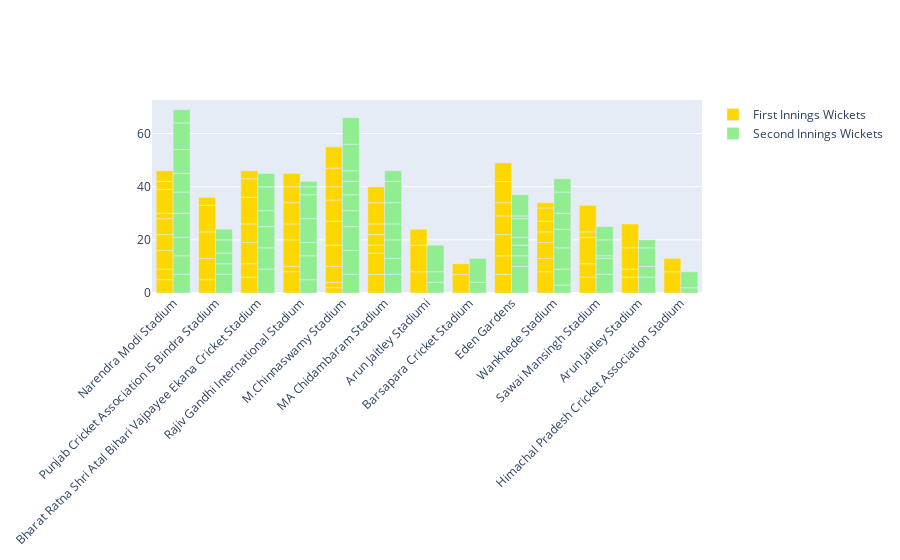

Notebook code for this chart:
### Code cell
figure = go.Figure()
figure.add_trace(go.Bar(
    x=data["venue"],
    y=data["first_ings_wkts"],
    name='First Innings Wickets',
    marker_color='gold'
))
figure.add_trace(go.Bar(
    x=data["venue"],
    y=data["second_ings_wkts"],
    name='Second Innings Wickets',
    marker_color='lightgreen'
))
figure.update_layout(barmode='group', xaxis_tickangle=-45)
figure.show()

### Figure 1 — Plotly figure (JSON) as saved in the notebook; plotly's stock layout.template omitted (floating-point values rounded to 4 significant figures)
{"data": [{"marker": {"color": "gold"}, "name": "First Innings Wickets", "type": "bar", "x": ["Narendra Modi Stadium", "Punjab Cricket Association IS Bindra Stadium", "Bharat Ratna Shri Atal Bihari Vajpayee Ekana Cricket Stadium", "Rajiv Gandhi International Stadium", "M.Chinnaswamy Stadium", "MA Chidambaram Stadium", " Arun Jaitley Stadiumi", " Barsapara Cricket Stadium", "Eden Gardens", "Bharat Ratna Shri Atal Bihari Vajpayee Ekana Cricket Stadium", " Barsapara Cricket Stadium", "Wankhede Stadium", "Narendra Modi Stadium", "Rajiv Gandhi International Stadium", "M.Chinnaswamy Stadium", " Arun Jaitley Stadiumi", "MA Chidambaram Stadium", "Punjab Cricket Association IS Bindra Stadium", "Eden Gardens", "M.Chinnaswamy Stadium", "Bharat Ratna Shri Atal Bihari Vajpayee Ekana Cricket Stadium", "Wankhede Stadium", "Narendra Modi Stadium", "M.Chinnaswamy Stadium", "Rajiv Gandhi International Stadium", "Sawai Mansingh Stadium", "Punjab Cricket Association IS Bindra Stadium", " Arun Jaitley Stadiumi", "MA Chidambaram Stadium", "Bharat Ratna Shri Atal Bihari Vajpayee Ekana Cricket Stadium", "Wankhede Stadium", "M.Chinnaswamy Stadium", "Eden Gardens", "Rajiv Gandhi International Stadium", "Narendra Modi Stadium", "M.Chinnaswamy Stadium", "Sawai Mansingh Stadium", "Punjab Cricket Association IS Bindra Stadium", "Eden Gardens", "Arun Jaitley Stadium", "MA Chidambaram Stadium", "Wankhede Stadium", "Bharat Ratna Shri Atal Bihari Vajpayee Ekana Cricket Stadium", "Narendra Modi Stadium", "Bharat Ratna Shri Atal Bihari Vajpayee Ekana Cricket Stadium", "Punjab Cricket Association IS Bindra Stadium", "Rajiv Gandhi International Stadium", "Sawai Mansingh Stadium", "MA Chidambaram Stadium", "Arun Jaitley Stadium", "Narendra Modi Stadium", "Sawai Mansingh Stadium", "Eden Gardens", "Wankhede Stadium", "MA Chidambaram Stadium", "Eden Gardens", "Wankhede Stadium", "Rajiv Gandhi International Stadium", "Arun Jaitley Stadium", "Sawai Mansingh Stadium", "MA Chidambaram Stadium", "Narendra Modi Stadium", "Bharat Ratna Shri Atal Bihari Vajpayee Ekana Cricket Stadium", "Himachal Pradesh Cricket Association Stadium", "Rajiv Gandhi International Stadium", "Himachal Pradesh Cricket Association Stadium", "Arun Jaitley Stadium", "Eden Gardens", "Wankhede Stadium", "M.Chinnaswamy Stadium", "M.Chinnaswamy Stadium", "M.Chinnaswamy Stadium", "Narendra Modi Stadium", "Narendra Modi Stadium", null, null, null], "y": [5, 5, 6, 8, 2, 7, 8, 7, 7, 5, 4, 8, 4, 2, 2, 10, 8, 8, 7, 6, 8, 5, 7, 8, 10, 6, 10, 6, 3, 7, 6, 9, 8, 6, 6, 8, 5, 10, 7, 6, 4, 4, 10, 6, 7, 3, 8, 10, 4, 3, 2, 2, 5, 4, 8, 8, 5, 6, 8, 10, 6, 9, 3, 8, 5, 5, 9, 7, 2, 5, 7, 8, 3, 4, null, null, null]}, {"marker": {"color": "lightgreen"}, "name": "Second Innings Wickets", "type": "bar", "x": ["Narendra Modi Stadium", "Punjab Cricket Association IS Bindra Stadium", "Bharat Ratna Shri Atal Bihari Vajpayee Ekana Cricket Stadium", "Rajiv Gandhi International Stadium", "M.Chinnaswamy Stadium", "MA Chidambaram Stadium", " Arun Jaitley Stadiumi", " Barsapara Cricket Stadium", "Eden Gardens", "Bharat Ratna Shri Atal Bihari Vajpayee Ekana Cricket Stadium", " Barsapara Cricket Stadium", "Wankhede Stadium", "Narendra Modi Stadium", "Rajiv Gandhi International Stadium", "M.Chinnaswamy Stadium", " Arun Jaitley Stadiumi", "MA Chidambaram Stadium", "Punjab Cricket Association IS Bindra Stadium", "Eden Gardens", "M.Chinnaswamy Stadium", "Bharat Ratna Shri Atal Bihari Vajpayee Ekana Cricket Stadium", "Wankhede Stadium", "Narendra Modi Stadium", "M.Chinnaswamy Stadium", "Rajiv Gandhi International Stadium", "Sawai Mansingh Stadium", "Punjab Cricket Association IS Bindra Stadium", " Arun Jaitley Stadiumi", "MA Chidambaram Stadium", "Bharat Ratna Shri Atal Bihari Vajpayee Ekana Cricket Stadium", "Wankhede Stadium", "M.Chinnaswamy Stadium", "Eden Gardens", "Rajiv Gandhi International Stadium", "Narendra Modi Stadium", "M.Chinnaswamy Stadium", "Sawai Mansingh Stadium", "Punjab Cricket Association IS Bindra Stadium", "Eden Gardens", "Arun Jaitley Stadium", "MA Chidambaram Stadium", "Wankhede Stadium", "Bharat Ratna Shri Atal Bihari Vajpayee Ekana Cricket Stadium", "Narendra Modi Stadium", "Bharat Ratna Shri Atal Bihari Vajpayee Ekana Cricket Stadium", "Punjab Cricket Association IS Bindra Stadium", "Rajiv Gandhi International Stadium", "Sawai Mansingh Stadium", "MA Chidambaram Stadium", "Arun Jaitley Stadium", "Narendra Modi Stadium", "Sawai Mansingh Stadium", "Eden Gardens", "Wankhede Stadium", "MA Chidambaram Stadium", "Eden Gardens", "Wankhede Stadium", "Rajiv Gandhi International Stadium", "Arun Jaitley Stadium", "Sawai Mansingh Stadium", "MA Chidambaram Stadium", "Narendra Modi Stadium", "Bharat Ratna Shri Atal Bihari Vajpayee Ekana Cricket Stadium", "Himachal Pradesh Cricket Association Stadium", "Rajiv Gandhi International Stadium", "Himachal Pradesh Cricket Association Stadium", "Arun Jaitley Stadium", "Eden Gardens", "Wankhede Stadium", "M.Chinnaswamy Stadium", "M.Chinnaswamy Stadium", "M.Chinnaswamy Stadium", "Narendra Modi Stadium", "Narendra Modi Stadium", null, null, null], "y": [7, 7, 9, 5, 7, 7, 4, 4, 10, 8, 9, 3, 7, 9, 9, 4, 6, 4, 4, 9, 8, 6, 7, 6, 5, 7, 4, 10, 7, 6, 8, 6, 4, 9, 9, 5, 6, 5, 3, 6, 6, 7, 9, 8, 0, 4, 9, 1, 8, 4, 7, 6, 7, 6, 8, 1, 8, 3, 7, 5, 4, 9, 5, 2, 2, 6, 3, 8, 5, 4, 10, 10, 10, 5, null, null, null]}], "layout": {"barmode": "group", "xaxis": {"tickangle": -45}}}
